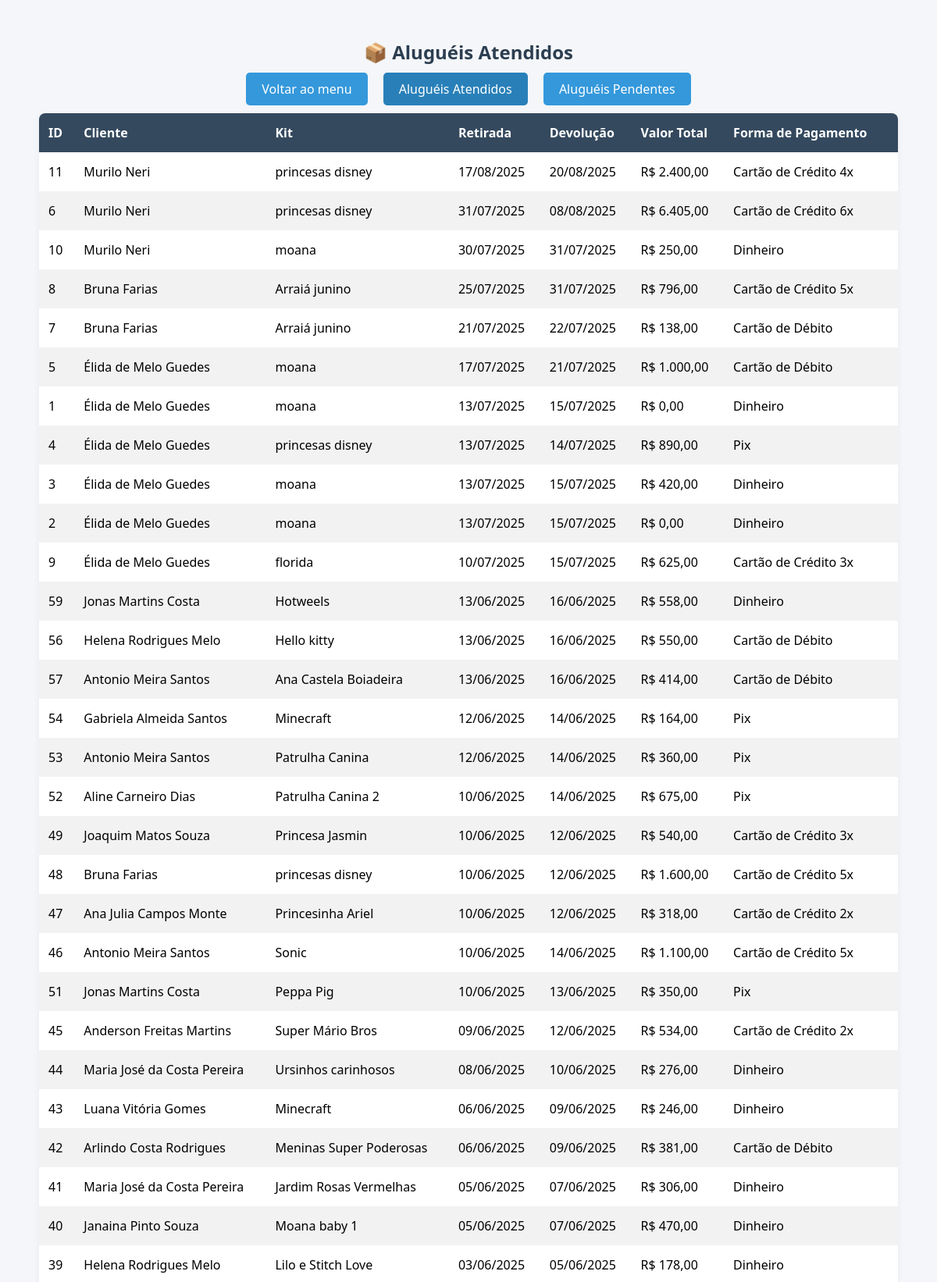
The app's page /site_completo/caixa_aluguel_atendido.php (upper part) with its own data.
### tables this page shows
CREATE TABLE `alugueis` (
  `id` int(11) NOT NULL,
  `cliente_id` int(11) NOT NULL,
  `kit_id` int(11) NOT NULL,
  `data_retirada` date NOT NULL,
  `data_devolucao` date NOT NULL,
  `forma_pagamento_id` int(11) NOT NULL,
  `desconto` decimal(10,2) DEFAULT 0.00,
  `acrescimo` decimal(10,2) DEFAULT 0.00,
  `data_aluguel` datetime DEFAULT current_timestamp(),
  `valor_total` decimal(10,2) DEFAULT 0.00,
  `atendido` tinyint(1) DEFAULT 0
);

CREATE TABLE `clientes` (
  `id` int(11) NOT NULL,
  `nome` varchar(100) NOT NULL,
  `cpf` varchar(11) NOT NULL,
  `email` varchar(100) NOT NULL,
  `login` varchar(50) NOT NULL,
  `senha` varchar(255) NOT NULL,
  `status` enum('ativo','inativo') DEFAULT 'ativo',
  `endereco` varchar(255) NOT NULL,
  `data_nascimento` date NOT NULL,
  `contato` varchar(20) NOT NULL
);

CREATE TABLE `kits` (
  `id` int(11) NOT NULL,
  `nome` varchar(100) NOT NULL,
  `valor` decimal(10,2) NOT NULL,
  `componentes` text NOT NULL,
  `observacoes` text NOT NULL,
  `imagem` varchar(255) NOT NULL,
  `status` enum('ativo','inativo') DEFAULT 'ativo',
  `categoria` varchar(50) NOT NULL
);

CREATE TABLE `formas_pagamento` (
  `id` int(11) NOT NULL,
  `nome` varchar(100) NOT NULL,
  `ativo` tinyint(1) NOT NULL DEFAULT 1
);

### site_completo/caixa_aluguel_atendido.php (the view, shortened to what this page needs)
<?php
include 'conexao.php';
$sql = "SELECT a.*, c.nome AS cliente_nome, k.nome AS kit_nome
        FROM alugueis a
        JOIN clientes c ON a.cliente_id = c.id
        JOIN kits k ON a.kit_id = k.id
        WHERE a.atendido = 1
        ORDER BY a.data_retirada DESC";
$result = $conn->query($sql);
?>
<!DOCTYPE html>
<html lang="pt-br">
<head>
</head>
<body>
<div class="container">
    <h2>📦 Aluguéis Atendidos</h2>
    <div class="tabs">
        <a href="menu_principal.php" >Voltar ao menu</a>
        <a href="caixa_alugueis_atendidos.php" class="active">Aluguéis Atendidos</a>
        <a href="caixa_orcamentos_pendentes.php">Aluguéis Pendentes</a>
    </div>
    <?php if ($result->num_rows > 0): ?>
        <table>
            <thead>
                <tr>
                    <th>ID</th>
                    <th>Cliente</th>
                    <th>Kit</th>
                    <th>Retirada</th>
                    <th>Devolução</th>
                    <th>Valor Total</th>
                    <th>Forma de Pagamento</th>
                </tr>
            </thead>
            <tbody>
                <?php while ($row = $result->fetch_assoc()): ?>
                    <tr>
                        <td><?= $row['id'] ?></td>
                        <td><?= htmlspecialchars($row['cliente_nome']) ?></td>
                        <td><?= htmlspecialchars($row['kit_nome']) ?></td>
                        <td><?= date("d/m/Y", strtotime($row['data_retirada'])) ?></td>
                        <td><?= date("d/m/Y", strtotime($row['data_devolucao'])) ?></td>
                        <td>R$ <?= number_format($row['valor_total'], 2, ',', '.') ?></td>
                        <td>
                            <?php
                            $pagamento = $conn->query("SELECT nome FROM formas_pagamento WHERE id = " . $row['forma_pagamento_id'])->fetch_assoc();
                            echo htmlspecialchars($pagamento['nome'] ?? '—');
                            ?>
                        </td>
                    </tr>
                <?php endwhile; ?>
            </tbody>
        </table>
    <?php else: ?>
        <div class="no-data">Nenhum aluguel atendido encontrado.</div>
    <?php endif; ?>
</div>
</body>
</html>

### site_completo/caixa_aluguel_atendido.php (style rules this page uses)
body { font-family: 'Segoe UI', sans-serif; background-color: #f4f6f9; margin: 0; padding: 30px; }
h2 { text-align: center; color: #2c3e50; }
.tabs { margin: 20px 0; text-align: center; }
.tabs a { text-decoration: none; padding: 10px 20px; margin: 0 8px; background-color: #3498db; color: white; border-radius: 5px; transition: background-color 0.3s ease; }
.tabs a:hover, .tabs a.active { background-color: #2980b9; }
table { width: 100%; border-collapse: collapse; background-color: white; box-shadow: 0 4px 10px rgba(0, 0, 0, 0.05); border-radius: 8px; overflow: hidden; }
th, td { padding: 14px 12px; text-align: left; }
thead { background-color: #34495e; color: white; }
tbody tr:nth-child(even) { background-color: #f2f2f2; }
.container { max-width: 1100px; margin: 0 auto; }

### records on screen
alugueis: id "11", cliente.nome "Murilo Neri", kit.nome "princesas disney", data_retirada "17/08/2025", data_devolucao "20/08/2025", valor_total "2.400,00", forma_pagamento.nome "Cartão de Crédito 4x"
alugueis: id "6", cliente.nome "Murilo Neri", kit.nome "princesas disney", data_retirada "31/07/2025", data_devolucao "08/08/2025", valor_total "6.405,00", forma_pagamento.nome "Cartão de Crédito 6x"
alugueis: id "10", cliente.nome "Murilo Neri", kit.nome "moana", data_retirada "30/07/2025", data_devolucao "31/07/2025", valor_total "250,00", forma_pagamento.nome "Dinheiro"
alugueis: id "8", cliente.nome "Bruna Farias", kit.nome "Arraiá junino", data_retirada "25/07/2025", data_devolucao "31/07/2025", valor_total "796,00", forma_pagamento.nome "Cartão de Crédito 5x"
alugueis: id "7", cliente.nome "Bruna Farias", kit.nome "Arraiá junino", data_retirada "21/07/2025", data_devolucao "22/07/2025", valor_total "138,00", forma_pagamento.nome "Cartão de Débito"
alugueis: id "5", cliente.nome "Élida de Melo Guedes", kit.nome "moana", data_retirada "17/07/2025", data_devolucao "21/07/2025", valor_total "1.000,00", forma_pagamento.nome "Cartão de Débito"
alugueis: id "1", cliente.nome "Élida de Melo Guedes", kit.nome "moana", data_retirada "13/07/2025", data_devolucao "15/07/2025", valor_total "0,00", forma_pagamento.nome "Dinheiro"
alugueis: id "4", cliente.nome "Élida de Melo Guedes", kit.nome "princesas disney", data_retirada "13/07/2025", data_devolucao "14/07/2025", valor_total "890,00", forma_pagamento.nome "Pix"
alugueis: id "3", cliente.nome "Élida de Melo Guedes", kit.nome "moana", data_retirada "13/07/2025", data_devolucao "15/07/2025", valor_total "420,00", forma_pagamento.nome "Dinheiro"
alugueis: id "2", cliente.nome "Élida de Melo Guedes", kit.nome "moana", data_retirada "13/07/2025", data_devolucao "15/07/2025", valor_total "0,00", forma_pagamento.nome "Dinheiro"
alugueis: id "9", cliente.nome "Élida de Melo Guedes", kit.nome "florida", data_retirada "10/07/2025", data_devolucao "15/07/2025", valor_total "625,00", forma_pagamento.nome "Cartão de Crédito 3x"
alugueis: id "59", cliente.nome "Jonas Martins Costa", kit.nome "Hotweels", data_retirada "13/06/2025", data_devolucao "16/06/2025", valor_total "558,00", forma_pagamento.nome "Dinheiro"
alugueis: id "56", cliente.nome "Helena Rodrigues Melo", kit.nome "Hello kitty", data_retirada "13/06/2025", data_devolucao "16/06/2025", valor_total "550,00", forma_pagamento.nome "Cartão de Débito"
alugueis: id "57", cliente.nome "Antonio Meira Santos", kit.nome "Ana Castela Boiadeira", data_retirada "13/06/2025", data_devolucao "16/06/2025", valor_total "414,00", forma_pagamento.nome "Cartão de Débito"
alugueis: id "54", cliente.nome "Gabriela Almeida Santos", kit.nome "Minecraft", data_retirada "12/06/2025", data_devolucao "14/06/2025", valor_total "164,00", forma_pagamento.nome "Pix"
alugueis: id "53", cliente.nome "Antonio Meira Santos", kit.nome "Patrulha Canina", data_retirada "12/06/2025", data_devolucao "14/06/2025", valor_total "360,00", forma_pagamento.nome "Pix"
alugueis: id "52", cliente.nome "Aline Carneiro Dias", kit.nome "Patrulha Canina 2", data_retirada "10/06/2025", data_devolucao "14/06/2025", valor_total "675,00", forma_pagamento.nome "Pix"
alugueis: id "49", cliente.nome "Joaquim Matos Souza", kit.nome "Princesa Jasmin", data_retirada "10/06/2025", data_devolucao "12/06/2025", valor_total "540,00", forma_pagamento.nome "Cartão de Crédito 3x"
alugueis: id "48", cliente.nome "Bruna Farias", kit.nome "princesas disney", data_retirada "10/06/2025", data_devolucao "12/06/2025", valor_total "1.600,00", forma_pagamento.nome "Cartão de Crédito 5x"
alugueis: id "47", cliente.nome "Ana Julia Campos Monte", kit.nome "Princesinha Ariel", data_retirada "10/06/2025", data_devolucao "12/06/2025", valor_total "318,00", forma_pagamento.nome "Cartão de Crédito 2x"
alugueis: id "46", cliente.nome "Antonio Meira Santos", kit.nome "Sonic", data_retirada "10/06/2025", data_devolucao "14/06/2025", valor_total "1.100,00", forma_pagamento.nome "Cartão de Crédito 5x"
alugueis: id "51", cliente.nome "Jonas Martins Costa", kit.nome "Peppa Pig", data_retirada "10/06/2025", data_devolucao "13/06/2025", valor_total "350,00", forma_pagamento.nome "Pix"
alugueis: id "45", cliente.nome "Anderson Freitas Martins", kit.nome "Super Mário Bros", data_retirada "09/06/2025", data_devolucao "12/06/2025", valor_total "534,00", forma_pagamento.nome "Cartão de Crédito 2x"
alugueis: id "44", cliente.nome "Maria José da Costa Pereira", kit.nome "Ursinhos carinhosos", data_retirada "08/06/2025", data_devolucao "10/06/2025", valor_total "276,00", forma_pagamento.nome "Dinheiro"
alugueis: id "43", cliente.nome "Luana Vitória Gomes", kit.nome "Minecraft", data_retirada "06/06/2025", data_devolucao "09/06/2025", valor_total "246,00", forma_pagamento.nome "Dinheiro"
alugueis: id "42", cliente.nome "Arlindo Costa Rodrigues", kit.nome "Meninas Super Poderosas", data_retirada "06/06/2025", data_devolucao "09/06/2025", valor_total "381,00", forma_pagamento.nome "Cartão de Débito"
alugueis: id "41", cliente.nome "Maria José da Costa Pereira", kit.nome "Jardim Rosas Vermelhas", data_retirada "05/06/2025", data_devolucao "07/06/2025", valor_total "306,00", forma_pagamento.nome "Dinheiro"
alugueis: id "40", cliente.nome "Janaina Pinto Souza", kit.nome "Moana baby 1", data_retirada "05/06/2025", data_devolucao "07/06/2025", valor_total "470,00", forma_pagamento.nome "Dinheiro"
alugueis: id "39", cliente.nome "Helena Rodrigues Melo", kit.nome "Lilo e Stitch Love", data_retirada "03/06/2025", data_devolucao "05/06/2025", valor_total "178,00", forma_pagamento.nome "Dinheiro"
